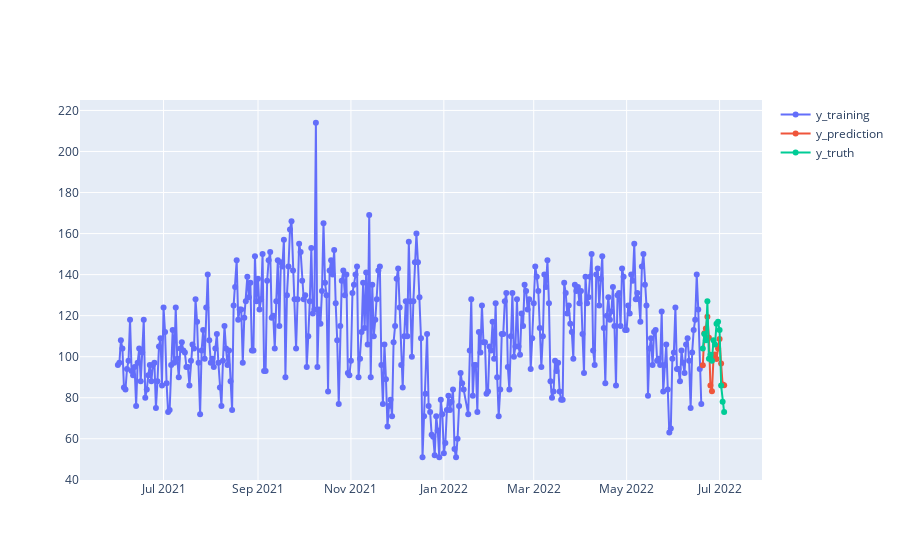

The cell this chart's notebook holds for it:
### Markdown cell above
### Forecast the next two weeks' demand starting from 2022-06-20

### Code cell
fig = go.Figure()

fig.add_trace(
    go.Scatter(
        x=df[df["date"] < split_date_test]["date"],
        y=df[df["date"] < split_date_test][demand_column],
        name="y_training",
        mode="lines+markers",
    )
)

fig.add_trace(
    go.Scatter(
        x=df[df["date"] >= split_date_test]["date"],
        y=xgb_model.predict(X_test),
        name="y_prediction",
        mode="lines+markers",
    )
)

fig.add_trace(
    go.Scatter(
        x=df[df["date"] >= split_date_test]["date"],
        y=df[df["date"] >= split_date_test][demand_column],
        name="y_truth",
        mode="lines+markers",
    )
)

# Display the figure
fig.show()

### Figure 1 — Plotly figure (JSON) as saved in the notebook; plotly's stock layout.template omitted (floating-point values rounded to 4 significant figures; data arrays with more than 128 entries replaced by an {"elided": "..."} marker saying what was removed)
{"data": [{"mode": "lines+markers", "name": "y_training", "type": "scatter", "x": {"elided": "382 str values"}, "y": {"elided": "382 int values"}}, {"mode": "lines+markers", "name": "y_prediction", "type": "scatter", "x": ["2022-06-20T00:00:00", "2022-06-21T00:00:00", "2022-06-22T00:00:00", "2022-06-23T00:00:00", "2022-06-24T00:00:00", "2022-06-25T00:00:00", "2022-06-26T00:00:00", "2022-06-27T00:00:00", "2022-06-28T00:00:00", "2022-06-29T00:00:00", "2022-06-30T00:00:00", "2022-07-01T00:00:00", "2022-07-02T00:00:00", "2022-07-03T00:00:00", "2022-07-04T00:00:00"], "y": [95.86, 111.4, 113.8, 119.5, 109.3, 85.97, 83.13, 99.32, 101.1, 98.84, 104.0, 108.6, 96.69, 86.42, 86.15]}, {"mode": "lines+markers", "name": "y_truth", "type": "scatter", "x": ["2022-06-20T00:00:00", "2022-06-21T00:00:00", "2022-06-22T00:00:00", "2022-06-23T00:00:00", "2022-06-24T00:00:00", "2022-06-25T00:00:00", "2022-06-26T00:00:00", "2022-06-27T00:00:00", "2022-06-28T00:00:00", "2022-06-29T00:00:00", "2022-06-30T00:00:00", "2022-07-01T00:00:00", "2022-07-02T00:00:00", "2022-07-03T00:00:00", "2022-07-04T00:00:00"], "y": [104, 111, 108, 127, 99, 101, 98, 108, 106, 116, 117, 113, 86, 78, 73]}], "layout": {}}
